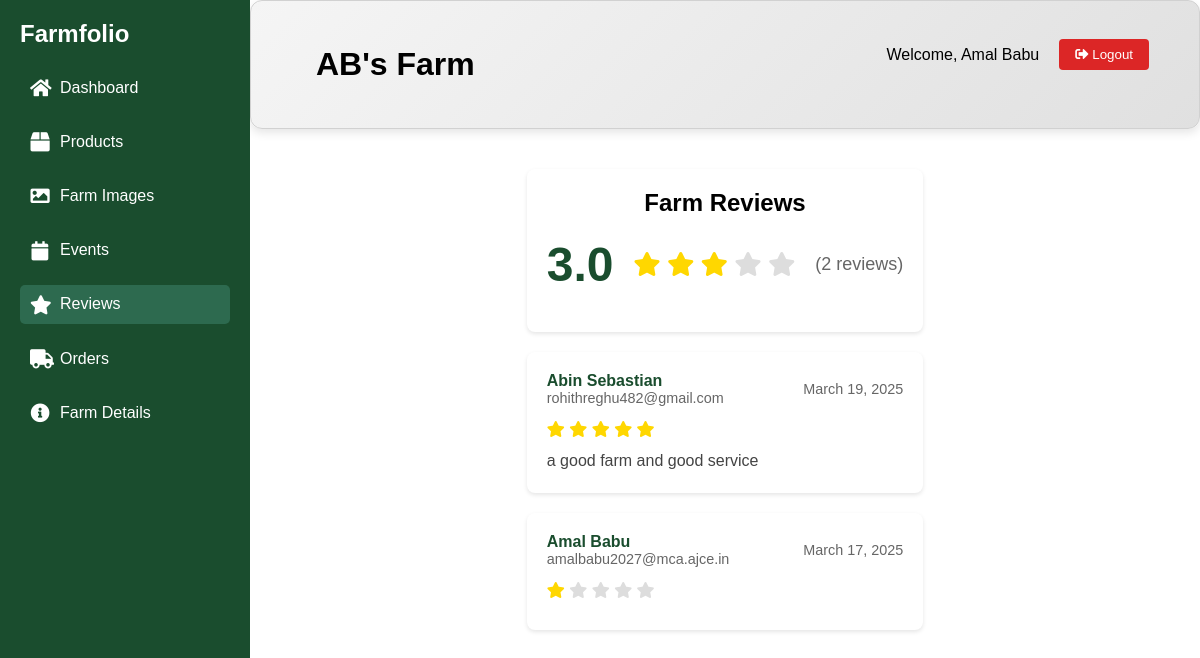
/farm/review.php (signed in), run on the app's committed database.
### tables this page shows
CREATE TABLE `tbl_farms` (
  `farm_id` int(11) NOT NULL,
  `user_id` int(11) NOT NULL,
  `farm_name` varchar(255) NOT NULL,
  `location` varchar(255) NOT NULL,
  `description` text DEFAULT NULL,
  `created_at` timestamp NOT NULL DEFAULT current_timestamp(),
  `status` enum('pending','active','rejected') NOT NULL DEFAULT 'pending'
);

CREATE TABLE `tbl_reviews` (
  `review_id` int(11) NOT NULL,
  `farm_id` int(11) DEFAULT NULL,
  `user_id` int(11) DEFAULT NULL,
  `rating` int(11) NOT NULL,
  `comment` text DEFAULT NULL,
  `created_at` timestamp NOT NULL DEFAULT current_timestamp()
);

CREATE TABLE `tbl_signup` (
  `userid` int(11) NOT NULL,
  `username` varchar(50) NOT NULL,
  `mobile` varchar(15) NOT NULL,
  `email` varchar(100) NOT NULL,
  `house` varchar(255) NOT NULL,
  `state` varchar(100) NOT NULL,
  `district` varchar(100) NOT NULL,
  `pin` char(6) NOT NULL,
  `password` varchar(255) NOT NULL,
  `signup_time` datetime DEFAULT current_timestamp()
);

### farm/review.php (the view, shortened to what this page needs)
<?php
include '../databse/connect.php';
$is_farm_active = false;
if(isset($_SESSION['userid'])){
    $userid = $_SESSION['userid'];
    $farm = "SELECT * FROM tbl_farms WHERE user_id=$userid";
    $result = mysqli_query($conn, $farm);
    $row = $result->fetch_assoc();
    if($row && $row['status'] == 'active') {
        $is_farm_active = true;
        $farm_id = $row['farm_id'];
        $reviews_query = "SELECT r.*, u.username, u.email
                         FROM tbl_reviews r
                         JOIN tbl_signup u ON r.user_id = u.userid
                         WHERE r.farm_id = ?
                         ORDER BY r.created_at DESC";
        $stmt = $conn->prepare($reviews_query);
        $stmt->bind_param("i", $farm_id);
        $stmt->execute();
        $reviews_result = $stmt->get_result();
        $avg_query = "SELECT AVG(rating) as avg_rating, COUNT(*) as total_reviews
                     FROM tbl_reviews WHERE farm_id = ?";
        $stmt = $conn->prepare($avg_query);
        $stmt->bind_param("i", $farm_id);
        $stmt->execute();
        $avg_result = $stmt->get_result()->fetch_assoc();
    }
}
?>
<!DOCTYPE html>
<html>
<head>
    <link rel="stylesheet" href="https://cdnjs.cloudflare.com/ajax/libs/font-awesome/5.15.4/css/all.min.css">
    <link rel="stylesheet" href="farm.css">
</head>
<body>
    <nav class="sidebar">
        <div class="sidebar-header">
            <h2>Farmfolio</h2>
        </div>
        <ul class="sidebar-menu">
            <li><a href="farm.php"><i class="fas fa-home"></i><span>Dashboard</span></a></li>
            <li><a href="product.php"><i class="fas fa-box"></i><span>Products</span></a></li>
            <li><a href="image.php"><i class="fas fa-image"></i><span>Farm Images</span></a></li>
            <li><a href="event.php"><i class="fas fa-calendar"></i><span>Events</span></a></li>
            <li><a href="review.php" class="active"><i class="fas fa-star"></i><span>Reviews</span></a></li>
            <li><a href="orders.php"><i class="fas fa-truck"></i><span>Orders</span></a></li>
            <li><a href="about.php"><i class="fas fa-info-circle"></i><span>Farm Details </span></a></li>
        </ul>
    </nav>
    <div class="main-content">
        <div class="dashboard-header">
            <?php if(isset($row['farm_name'])&&isset($_SESSION['username'])){?>
                <h1><?php echo $row['farm_name'];?></h1>
                <div class="user-section">
                    <span>Welcome, <?php echo $_SESSION['username'];?></span>
                    <a href="http://localhost/mini%20project/logout/logout.php">
                        <button class="logout-btn"><i class="fas fa-sign-out-alt"></i> Logout</button>
                    </a>
                </div>
            <?php }?>
        </div>
        <?php if($is_farm_active): ?>
            <div class="reviews-container">
                <div class="reviews-header">
                    <h2>Farm Reviews</h2>
                    <div class="rating-summary">
                        <span class="average-rating">
                            <?php echo number_format($avg_result['avg_rating'] ?? 0, 1); ?>
                        </span>
                        <div class="rating-stars">
                            <?php
                            $avg_rating = $avg_result['avg_rating'] ?? 0;
                            for($i = 1; $i <= 5; $i++):
                            ?>
                                <i class="fas fa-star" style="color: <?php echo $i <= $avg_rating ? '#ffd700' : '#ddd'; ?>"></i>
                            <?php endfor; ?>
                        </div>
                        <span class="total-reviews">
                            (<?php echo $avg_result['total_reviews'] ?? 0; ?> reviews)
                        </span>
                    </div>
                </div>
                <?php if($reviews_result->num_rows > 0): ?>
                    <div class="reviews-grid">
                        <?php while($review = $reviews_result->fetch_assoc()): ?>
                            <div class="review-card">
                                <div class="review-header">
                                    <div class="reviewer-info">
                                        <span class="reviewer-name"><?php echo htmlspecialchars($review['username']); ?></span>
                                        <span class="reviewer-email"><?php echo htmlspecialchars($review['email']); ?></span>
                                    </div>
                                    <span class="review-date">
                                        <?php echo date('F d, Y', strtotime($review['created_at'])); ?>
                                    </span>
                                </div>
                                <div class="review-rating">
                                    <?php for($i = 1; $i <= 5; $i++): ?>
                                        <i class="fas fa-star" style="color: <?php echo $i <= $review['rating'] ? '#ffd700' : '#ddd'; ?>"></i>
                                    <?php endfor; ?>
                                </div>
                                <p class="review-comment"><?php echo htmlspecialchars($review['comment']); ?></p>
                            </div>
                        <?php endwhile; ?>
                    </div>
                <?php endif; ?>
            </div>
        <?php endif; ?>
    </div>
</body>
</html>

### farm/farm.css (style rules this page uses)
* { margin: 0; padding: 0; box-sizing: border-box; font-family: Arial, sans-serif; }
body { display: flex; min-height: 100vh; }
.dashboard-header { padding: 30px 50px; display: flex; justify-content: space-between; align-items: center; margin-bottom: 20px; background: linear-gradient(135deg, #f5f5f5, #e0e0e0); border-radius: 12px; box-shadow: 0px 4px 10px rgba(0, 0, 0, 0.1); border: 1px solid #d1d1d1; }
.dashboard-header h1 { margin: 15px; }
.user-section { display: flex; align-items: center; gap: 20px; }
.logout-btn { padding: 8px 16px; background: #dc2626; color: white; border: none; border-radius: 4px; cursor: pointer; transition: background 0.3s; }
.user-section { display: flex; justify-content: flex-end; align-items: center; gap: 20px; margin-bottom: 20px; }
.sidebar { width: 250px; background: #1a4d2e; color: white; padding: 20px; position: fixed; height: 100vh; left: 0; top: 0; transition: width 0.3s ease; }
.sidebar-menu { list-style: none; padding: 0; margin: 20px 0; }
.sidebar-menu li { margin: 15px 0; }
.sidebar-menu a { color: white; text-decoration: none; display: flex; align-items: center; padding: 10px; border-radius: 5px; transition: background 0.3s; }
.sidebar-menu i { margin-right: 10px; font-size: 1.2rem; width: 20px; text-align: center; }
.main-content { margin-left: 250px; flex: 1; transition: margin-left 0.3s ease; }
.main-content { margin-left: 250px; flex: 1; display: flex; flex-direction: column; min-height: 100vh; }
.active { background: #2d6a4f; }

### farm/review.php (style rules this page uses)
.reviews-container { padding: 20px; max-width: 1200px; margin: 0 auto; }
.reviews-header { background: white; padding: 20px; border-radius: 8px; margin-bottom: 20px; box-shadow: 0 2px 4px rgba(0,0,0,0.1); text-align: center; }
.rating-summary { display: flex; align-items: center; justify-content: center; gap: 20px; margin: 20px 0; }
.average-rating { font-size: 48px; font-weight: bold; color: #1a4d2e; }
.rating-stars { color: #ffd700; font-size: 24px; }
.total-reviews { color: #666; font-size: 18px; }
.reviews-grid { display: grid; gap: 20px; }
.review-card { background: white; padding: 20px; border-radius: 8px; box-shadow: 0 2px 4px rgba(0,0,0,0.1); }
.review-header { display: flex; justify-content: space-between; align-items: center; margin-bottom: 15px; }
.reviewer-info { display: flex; flex-direction: column; }
.reviewer-name { font-weight: bold; color: #1a4d2e; }
.reviewer-email { color: #666; font-size: 0.9em; }
.review-date { color: #666; font-size: 0.9em; }
.review-rating { color: #ffd700; margin: 10px 0; }
.review-comment { color: #444; line-height: 1.5; }

### data on the page
tbl_farms: farm_name "AB's Farm", status "active" (drawn)
tbl_reviews: user.username "Abin Sebastian", user.email "rohithreghu482@gmail.com", created_at "March 19, 2025", rating 5 (drawn), comment "a good farm and good service"
tbl_reviews: user.username "Amal Babu", user.email "amalbabu2027@mca.ajce.in", created_at "March 17, 2025", rating 1 (drawn)

### other printed values
$_SESSION['username'] "Amal Babu"
$avg_result['avg_rating'] "3.0"
$avg_result['total_reviews'] "2"
